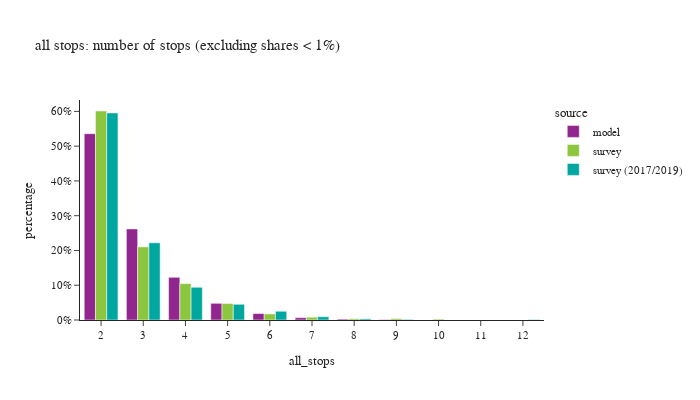

This figure's notebook cell:
### Code cell
df_plot = df_tour.groupby(['all_stops','source'])['toexpfac'].sum().reset_index()
df_plot['percentage'] = df_plot.groupby(['source'], group_keys=False)['toexpfac']. \
    apply(lambda x: x / float(x.sum()))
df_plot = df_plot.loc[df_plot['percentage'] > 0.001]
# df_plot
fig = px.bar(df_plot.sort_values(['source']), x="all_stops", y="percentage", color="source",
             barmode="group",title="all stops: number of stops (excluding shares < 1%)",
             hover_data=['toexpfac'])
fig.update_layout(height=400, width=700, font=dict(size=11),
                  xaxis = dict(dtick = 1, categoryorder='category ascending'),
                  yaxis=dict(tickformat=".0%"))
fig.show()

### Figure 1 — Plotly figure (JSON) as saved in the notebook; plotly's stock layout.template omitted (floating-point values rounded to 4 significant figures)
{"data": [{"alignmentgroup": "True", "customdata": [[3019672], [6663], [14647], [37926], [270530], [691920], [104425], [1476361]], "hovertemplate": "source=model<br>all_stops=%{x}<br>percentage=%{y}<br>toexpfac=%{customdata[0]}<extra></extra>", "legendgroup": "model", "marker": {"color": "#91268F", "pattern": {"shape": ""}}, "name": "model", "offsetgroup": "model", "orientation": "v", "showlegend": true, "textposition": "auto", "type": "bar", "x": [2, 9, 8, 7, 5, 4, 6, 3], "xaxis": "x", "y": [0.5359, 0.001183, 0.0026, 0.006731, 0.04801, 0.1228, 0.01853, 0.262], "yaxis": "y"}, {"alignmentgroup": "True", "customdata": [[528900.0], [20390.0], [3036000.0], [18740.0], [88350.0], [40560.0], [238900.0], [1062000.0], [13050.0]], "hovertemplate": "source=survey<br>all_stops=%{x}<br>percentage=%{y}<br>toexpfac=%{customdata[0]}<extra></extra>", "legendgroup": "survey", "marker": {"color": "#8CC63E", "pattern": {"shape": ""}}, "name": "survey", "offsetgroup": "survey", "orientation": "v", "showlegend": true, "textposition": "auto", "type": "bar", "x": [4, 9, 2, 8, 6, 7, 5, 3, 10], "xaxis": "x", "y": [0.1047, 0.004036, 0.6011, 0.00371, 0.01749, 0.008031, 0.0473, 0.2103, 0.002583], "yaxis": "y"}, {"alignmentgroup": "True", "customdata": [[140000.0], [251500.0], [1236000.0], [52250.0], [3315000.0], [18290.0], [523900.0], [9800.0], [7644.0]], "hovertemplate": "source=survey (2017/2019)<br>all_stops=%{x}<br>percentage=%{y}<br>toexpfac=%{customdata[0]}<extra></extra>", "legendgroup": "survey (2017/2019)", "marker": {"color": "#00A7A0", "pattern": {"shape": ""}}, "name": "survey (2017/2019)", "offsetgroup": "survey (2017/2019)", "orientation": "v", "showlegend": true, "textposition": "auto", "type": "bar", "x": [6, 5, 3, 7, 2, 8, 4, 9, 12], "xaxis": "x", "y": [0.02516, 0.04519, 0.2221, 0.009388, 0.5956, 0.003286, 0.09413, 0.001761, 0.001373], "yaxis": "y"}], "layout": {"barmode": "group", "font": {"size": 11}, "height": 400, "legend": {"title": {"text": "source"}, "tracegroupgap": 0}, "title": {"text": "all stops: number of stops (excluding shares < 1%)"}, "width": 700, "xaxis": {"anchor": "y", "categoryorder": "category ascending", "domain": [0, 1], "dtick": 1, "title": {"text": "all_stops"}}, "yaxis": {"anchor": "x", "domain": [0, 1], "tickformat": ".0%", "title": {"text": "percentage"}}}}
